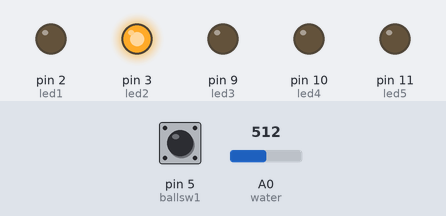
Simulated run of this sketch. Board: Arduino Uno, built with avr-gcc and run on an emulated ATmega328P. Parts: output pins drawn as LEDs (lit = HIGH). The inputs (shaded band) are chosen by the test bench; at power-on: A0 (water) = 512, pin 5 (ballsw1) HIGH.

Above: at 1.2 s.
1.3 s: A0 (water) set to 464
2.8 s: A0 (water) set to 433
At 4.0 s:
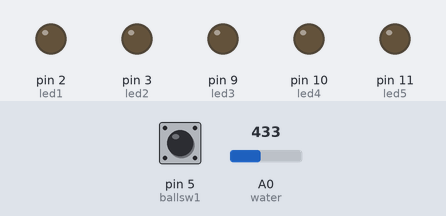
4.3 s: pin 5 (ballsw1) pulled LOW for 0.15 s
At 4.37 s:
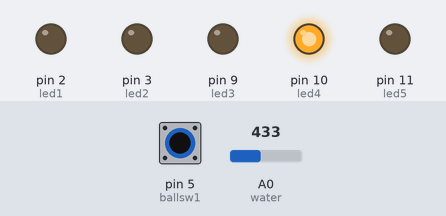
5.9 s: A0 (water) set to 263
7.4 s: A0 (water) set to 234
At 8.5 s:
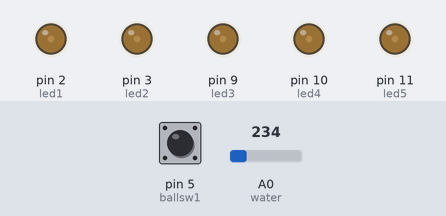
8.9 s: pin 5 (ballsw1) pulled LOW for 1 s
At 9.6 s:
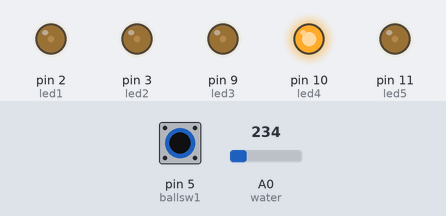
Timing chart, 0 to 11.9 s (numbered marks = the images above; inputs shaded):
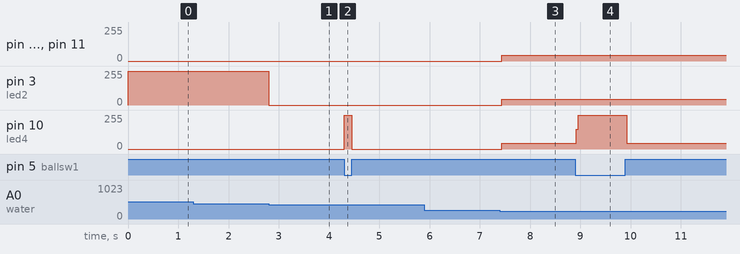

The sketch:

7.ino
```cpp
int water = A0;
int ballsw1 = 5;
int ballsw2 = 6;
int led1 = 2;
int led2 = 3;
int led3 = 9;
int led4 = 10;
int led5 = 11;
int BallVal;

void setup() {
  pinMode(led1, OUTPUT);
  pinMode(led2, OUTPUT);
  pinMode(led3, OUTPUT);
  pinMode(led4, OUTPUT);
  pinMode(led5, OUTPUT);
  pinMode(ballsw1, INPUT_PULLUP);
  pinMode(ballsw2, INPUT_PULLUP);
}

void loop() {

/*
  if (digitalRead(ballsw1) == LOW) {
    digitalWrite(led4, HIGH);
  }
  else {
    digitalWrite(led4, LOW);
  }
  if (digitalRead(ballsw2) == LOW) {
    digitalWrite(led5, HIGH);
  }
  else {
    digitalWrite(led5, LOW);
  }
*/


  BallVal = analogRead(water);
  if (BallVal <= 250) {
    digitalWrite(led1, HIGH);
    digitalWrite(led2, HIGH);
    digitalWrite(led3, HIGH);
    digitalWrite(led4, HIGH);
    digitalWrite(led5, HIGH);
  }
  if (BallVal <= 450) {
      if (digitalRead(ballsw1) == LOW) {
        digitalWrite(led1, LOW);
        digitalWrite(led2, LOW);
        digitalWrite(led3, LOW);
        digitalWrite(led4, HIGH);
        digitalWrite(led5, LOW);
      }
      else {
        digitalWrite(led1, LOW);
        digitalWrite(led2, LOW);
        digitalWrite(led3, LOW);
        digitalWrite(led4, LOW);
        digitalWrite(led5, LOW);
      }
  }
  if (BallVal > 450) {
      if (digitalRead(ballsw1) == LOW) {
        digitalWrite(led1, HIGH);
        digitalWrite(led2, LOW);
        digitalWrite(led3, LOW);
        digitalWrite(led4, LOW);
        digitalWrite(led5, LOW);
      }
      else {
        digitalWrite(led1, LOW);
        digitalWrite(led2, HIGH);
        digitalWrite(led3, LOW);
        digitalWrite(led4, LOW);
        digitalWrite(led5, LOW);
      }

  }


}
```

Measured:
- the behaviour switches between 451 and 450 on A0 (water) (found by bisection; images 0 and 1)
- the behaviour switches between 251 and 250 on A0 (water) (found by bisection; images 2 and 3)
- after the input at 1.3 s, every drawn part: stays the same
- after the input at 2.8 s, pin 3 (led2): 255/255 → 0/255 at once
- after the input at 4.3 s, pin 10 (led4): 0/255 → 255/255 at once, → 0/255 0.15 s later
- after the input at 5.9 s, every drawn part: stays the same
- after the input at 7.4 s, pin 2 (led1), pin 3 (led2), pin 9 (led3), pin 10 (led4), pin 11 (led5): 0/255 → 42/255 at once
- after the input at 8.9 s, pin 10 (led4): 42/255 → 255/255 at once, → 42/255 1.0 s later
